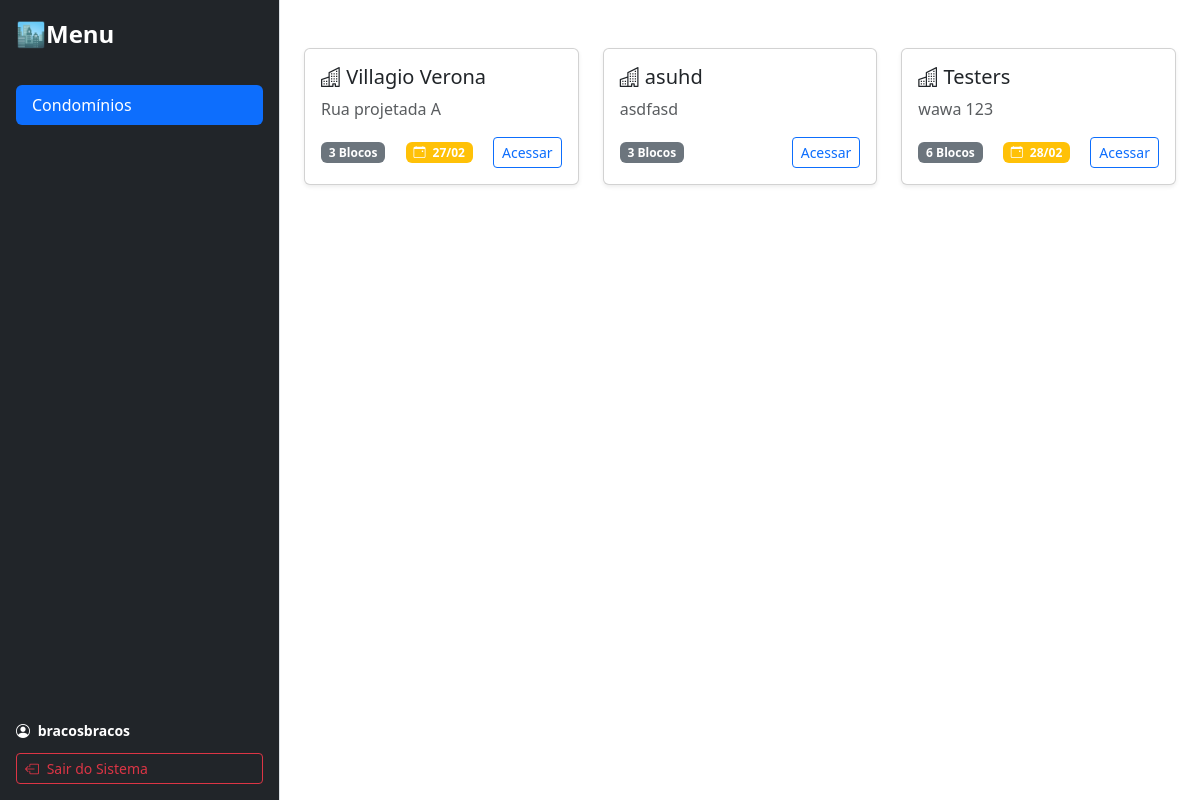
Page / (signed in) on the earlier database version.
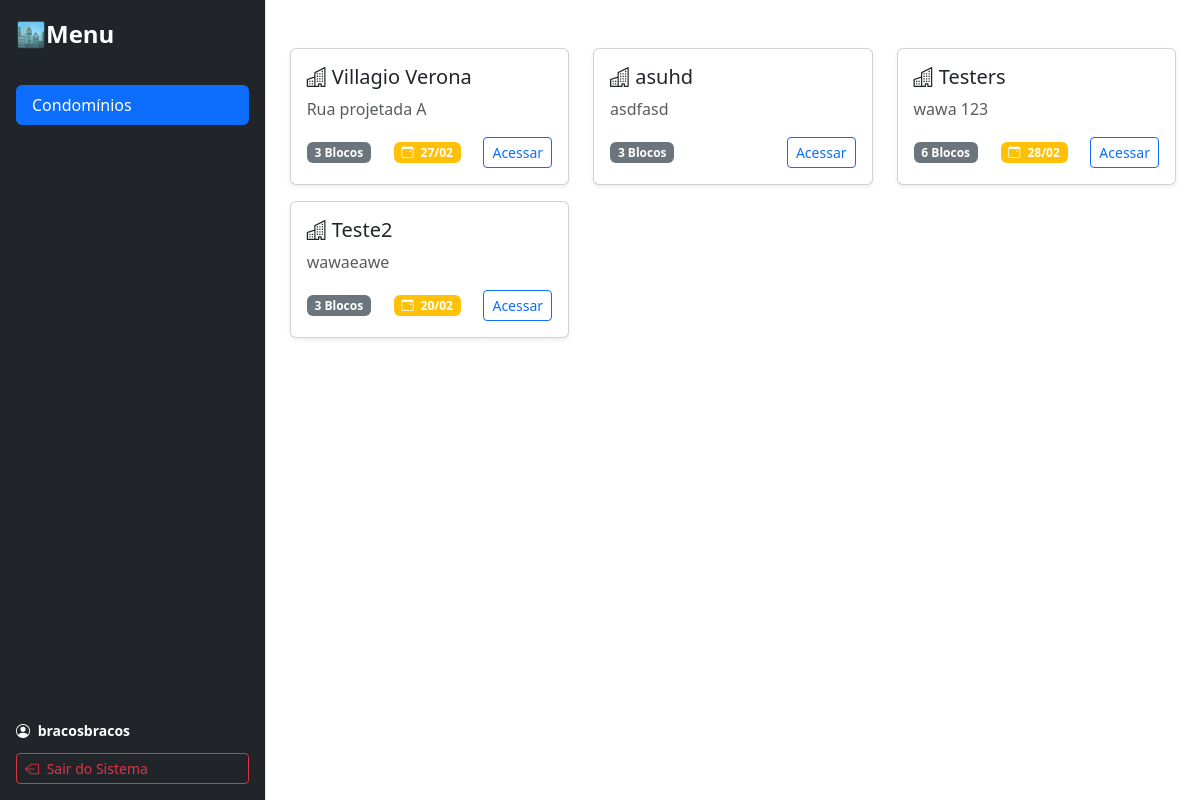
Same page on the later database version.
### core/models.py (models this page shows, shortened)
class Condominio(models.Model):
    nome = models.CharField(max_length=100)
    endereco = models.CharField(max_length=255, blank=True)
    data_criacao = models.DateTimeField()
    data_inicio = models.DateField(null=True, blank=True, verbose_name="Início do Serviço")
    data_fim = models.DateField(null=True, blank=True, verbose_name="Fim do Serviço")
    usuarios = models.ManyToManyField(User, blank=True, related_name='condominios', help_text="Usuários que podem ver TODOS os blocos deste condomínio.")
    qtd_andares_padrao = models.PositiveIntegerField(default=0, help_text="Padrão para os blocos deste condomínio")
    qtd_ap_por_andar_padrao = models.PositiveIntegerField(default=0, help_text="Padrão de aptos por andar")
    qtd_saloes_festas = models.PositiveIntegerField(default=0, verbose_name="Qtd. Salões de Festas", help_text="Cria automaticamente um bloco de Áreas Comuns")

### core/views.py (the view)
# urls.py: path('', views.index, name='index'),
@login_required(login_url='/login/') # Se não estiver logado, chuta para a tela de login
def index(request):
    if request.user.is_superuser:
        condominios = Condominio.objects.all()
    else:
        condominios = Condominio.objects.filter(
            Q(usuarios=request.user) | Q(blocos__usuarios=request.user)
        ).distinct() # distinct() evita que o condomínio apareça duplicado na lista
    return render(request, 'core/index.html', {'condominios': condominios})

### core/templates/core/index.html (shortened to what this page needs)
{% extends 'core/base.html' %}
{% block conteudo %}
    <div class="row">
        {% for condominio in condominios %}
            <div class="col-md-4 mb-3">
                <div class="card shadow-sm h-100">
                    <div class="card-body">
                        <h5 class="card-title">
                            <i class="bi bi-buildings"></i> {{ condominio.nome }}
                        </h5>
                        <p class="card-text text-muted">
                            {{ condominio.endereco|default:"Sem endereço cadastrado" }}
                        </p>
                        <div class="d-flex justify-content-between align-items-center mt-auto">
                        <span class="badge bg-secondary">
                            {{ condominio.blocos.count }} Blocos
                        </span>
                            {% if condominio.data_fim %}
                                <span class="badge {% if condominio.data_fim < hoje %}bg-success{% else %}bg-warning{% endif %}">
                                    <i class="bi bi-calendar-event me-1"></i>
                                    {{ condominio.data_fim|date:"d/m" }}
                                </span>
                            {% endif %}
                            <a href="{% url 'detalhe_condominio' pk=condominio.pk %}" class="btn btn-sm btn-outline-primary">Acessar</a>
                        </div>
                    </div>
                </div>
            </div>
        {% empty %}
            <div class="alert alert-info">
                Nenhum condomínio cadastrado ainda. Vá ao Admin para criar um.
            </div>
        {% endfor %}
    </div>
{% endblock %}

Differences in the rows shown:
added Condominio: nome "Teste2", endereco "wawaeawe", blocos.count "3", data_fim "20/02"
